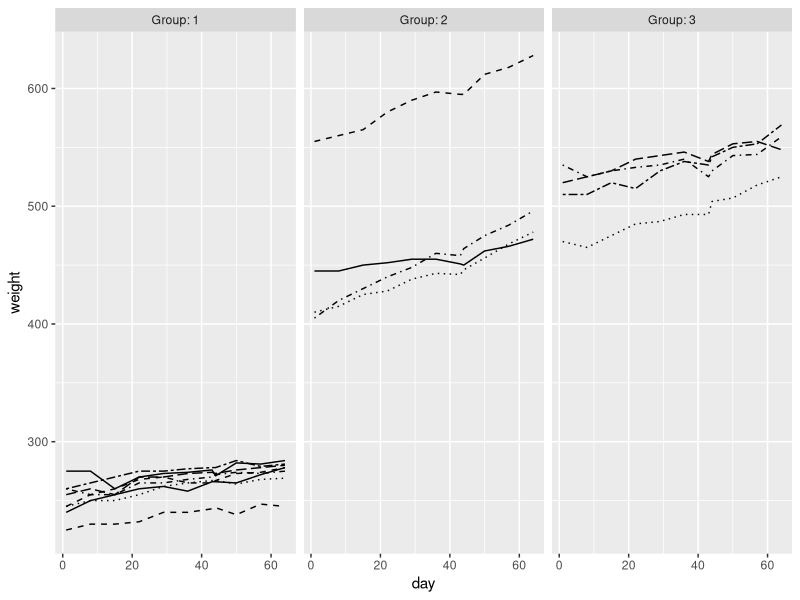
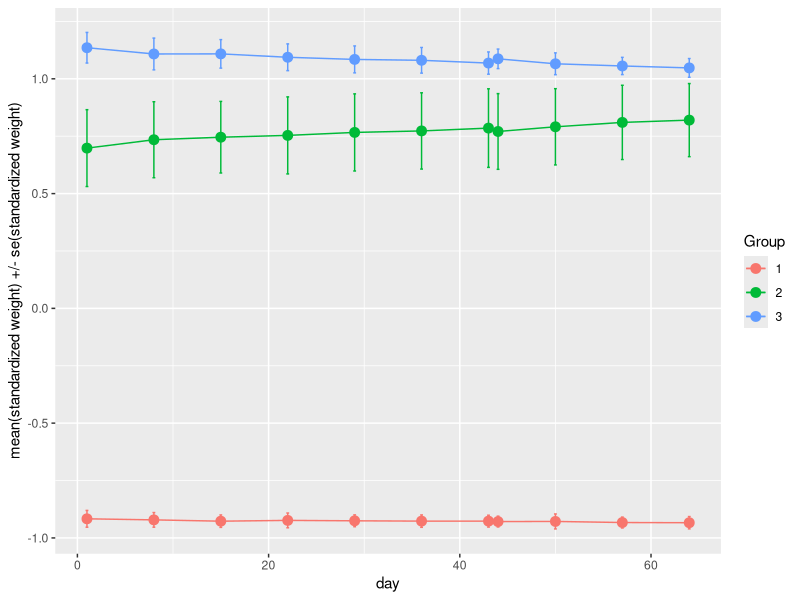
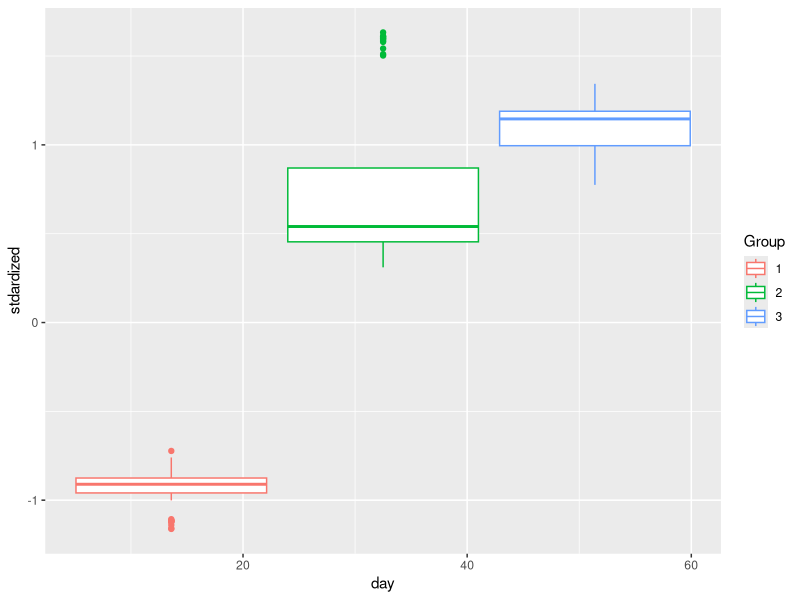
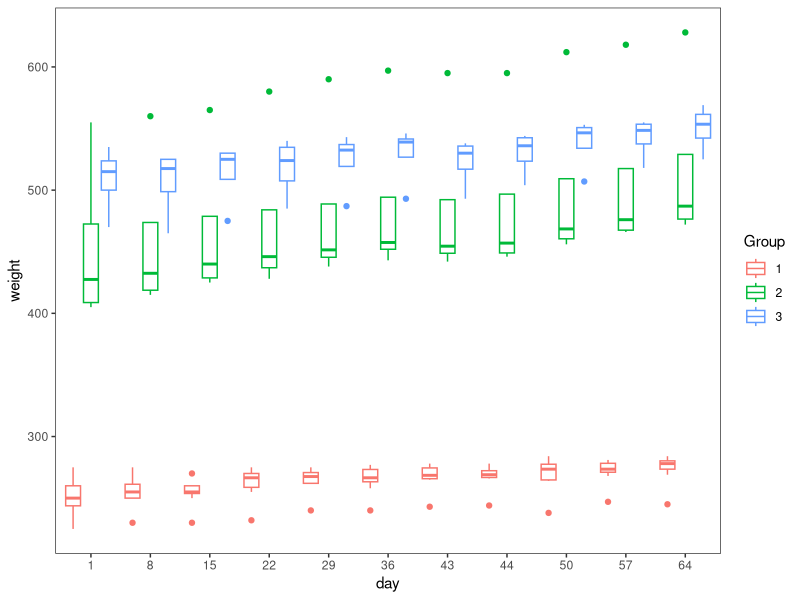
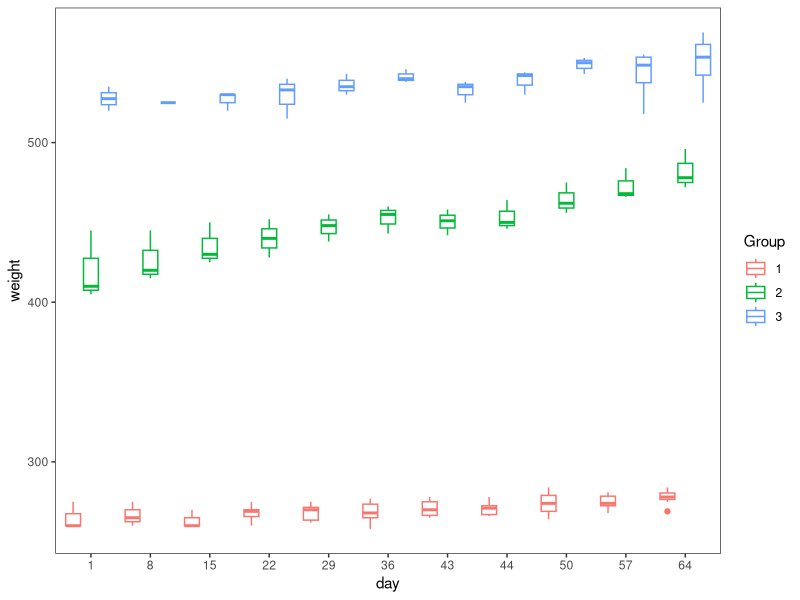
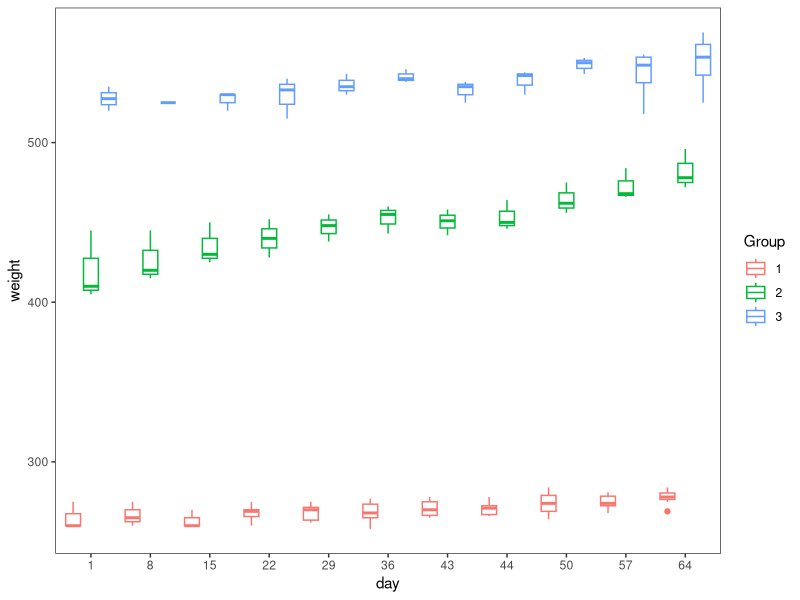

R code for these plots, in order:
## ---- chunk 1
library(ggplot2)
library(dplyr)

rats_data <- read.csv('data/RATSL.csv')
bprs_data <- read.csv('data/BPRSL.csv')

rats_data$ID <- factor(rats_data$ID)
rats_data$Group <- factor(rats_data$Group)

glimpse(rats_data)


## ---- chunk 2

ggplot(rats_data, aes(x = day, y = weight, linetype = ID)) + geom_line() + scale_linetype_manual(values = rep(1:10, times=4)) + facet_grid(. ~ Group, labeller = label_both) + theme(legend.position = "none") + scale_y_continuous(limits = c(min(rats_data$weight), max(rats_data$weight)))

## ---- chunk 3
n <- rats_data$day %>% unique() %>% length()

rats_data <- rats_data %>% group_by(day) %>% mutate(stdardized = (weight - mean(weight))/sd(weight)) %>% ungroup()

# Summary data with mean and standard error of bprs by treatment and week 
rats_data_summary <- rats_data %>%
  group_by(Group, day) %>%
  summarise(mean = mean(stdardized), se = sd(stdardized)/sqrt(n) ) %>%
  ungroup()

glimpse(rats_data_summary)

ggplot(rats_data_summary, aes(x = day, y = mean, col=Group)) +
  geom_line() +
  geom_point(size=3) +
  geom_errorbar(aes(ymin = mean - se, ymax = mean + se), width=0.3) +
  scale_y_continuous(name = "mean(standardized weight) +/- se(standardized weight)")


## ---- chunk 4

ggplot(rats_data, aes(x = day, y = stdardized, col = Group)) +
geom_boxplot() +  scale_y_continuous(limits = c(min(rats_data$stdardized), max(rats_data$stdardized)))
## ---- chunk 5
p1 <- ggplot(rats_data, aes(x = factor(day), y = weight, col = Group))
p2 <- p1 + geom_boxplot(position = position_dodge(width = 0.9))
p3 <- p2 + theme_bw() + theme(panel.grid.major = element_blank(), panel.grid.minor = element_blank())
p4 <- p3 + scale_x_discrete(name = "day")

p4

## ---- chunk 6
#Filter each group to their own df

group_1 <- rats_data %>% filter(Group == 1)
group_2 <- rats_data %>% filter(Group == 2)
group_3 <- rats_data %>% filter(Group == 3)

n_1 <- group_1$ID %>% unique() %>% length()
n_2 <- group_2$ID %>% unique() %>% length()
n_3 <- group_3$ID %>% unique() %>% length()

n_1
n_2
n_3


#Print summaries to see lowest and highest values for each group to decide the limits for outlier, trying with 1st or 3rd quartile for lowest/upper limit
summary(group_1)
summary(group_2)
summary(group_3)

#Remove outliers by filtering
group_1 <- group_1 %>% filter(weight > 255)
group_2 <- group_2 %>% filter(weight < 511)
group_3 <- group_3 %>% filter(weight > 513)

n_1 <- group_1$ID %>% unique() %>% length()
n_2 <- group_2$ID %>% unique() %>% length()
n_3 <- group_3$ID %>% unique() %>% length()

n_1
n_2
n_3


#Bind back together
no_outliers <- rbind(group_1, group_2, group_3)

#Check how the plot looks now
p1 <- ggplot(no_outliers, aes(x = factor(day), y = weight, col = Group))
p2 <- p1 + geom_boxplot(position = position_dodge(width = 0.9))
p3 <- p2 + theme_bw() + theme(panel.grid.major = element_blank(), panel.grid.minor = element_blank())
p4 <- p3 + scale_x_discrete(name = "day")

p4
## ---- chunk 7

no_outliers_rats <- rats_data %>% filter(weight >255)

p1 <- ggplot(no_outliers, aes(x = factor(day), y = weight, col = Group))
p2 <- p1 + geom_boxplot(position = position_dodge(width = 0.9))
p3 <- p2 + theme_bw() + theme(panel.grid.major = element_blank(), panel.grid.minor = element_blank())
p4 <- p3 + scale_x_discrete(name = "day")

p4

## ---- chunk 8
#Filter out baseline
no_outliers_ratsS <- no_outliers_rats %>%
  filter(day > 1) %>%
  group_by(Group, ID) %>%
  summarise(mean=mean(weight)) %>%
  ungroup()
glimpse(no_outliers_ratsS)

#Add baseline column to the filtered data
#baseline <- $week0
#BPRSL8S2 <- BPRSL8S %>%
 # mutate(baseline)


no_outliers_ratsS <- no_outliers_rats %>% group_by(Group, ID) %>% summarise( mean=mean(weight) ) %>% ungroup()
glimpse(no_outliers_ratsS)

fit <- lm(mean ~ Group, data = no_outliers_ratsS)
summary(fit)
anova(fit)

